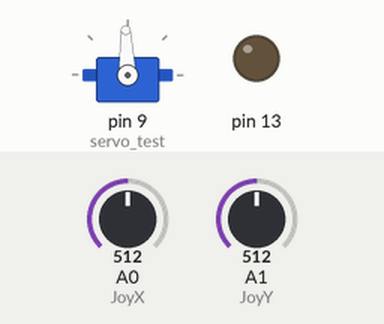
Bench run of a sketch on a simulated Arduino Uno, built with avr-gcc and run on an emulated ATmega328P. Shown: servo, output pins drawn as LEDs (lit = HIGH). The test bench sets the inputs (shaded band); at power-on: A0 (JoyX) = 512, A1 (JoyY) = 512. What the sketch prints to the serial monitor is not drawn.

Above: at 1.2 s.
1.3 s: A0 (JoyX) set to 989
At 2.2 s:
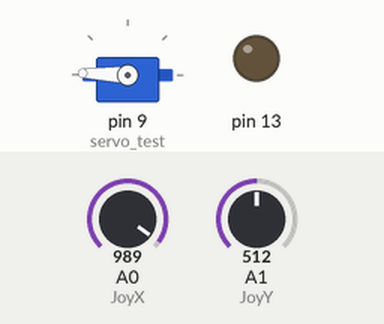
2.8 s: A0 (JoyX) set to 1018
At 3.4 s:
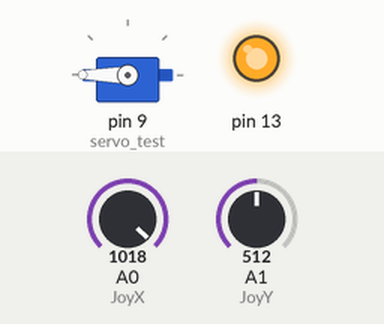
4.3 s: A0 (JoyX) set to 0
At 5.5 s:
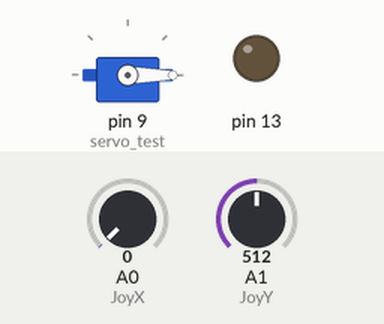
5.8 s: A0 (JoyX) set to 122
At 6.4 s:
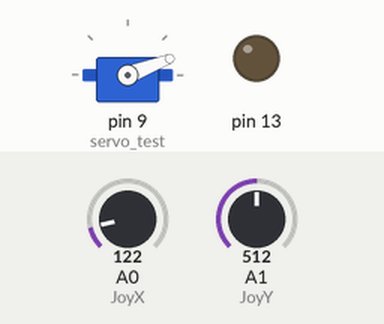
7.3 s: A1 (JoyY) set to 992
10.3 s: A1 (JoyY) set to 1013
Timing chart, 0 to 13.3 s (numbered marks = the images above; inputs shaded):
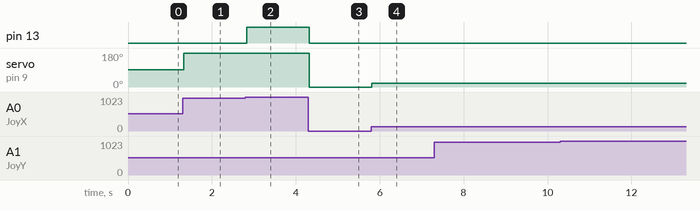

The sketch:

joystick.ino
```cpp
#include<Servo.h>
Servo servo_test;
int angle = 0;
#define JoyX A0
#define JoyY A1
float xValue;
float yValue;
float angle_val;

void setup() {
  Serial.begin(9600);
  float xValue;
  float yValue;
  pinMode(13,OUTPUT);
  servo_test.attach(9);

}

void loop(){
  xValue = analogRead(JoyX);
  yValue = analogRead(JoyY);

  Serial.print(xValue);
  Serial.print("\t");
  Serial.print(yValue);

  if (xValue >= 1000){
    digitalWrite(13,HIGH);
  }
  else {
    digitalWrite(13, LOW);
  }
  angle_val = xValue / 1000;
  servo_test.write(angle_val*180);
}
```

Measured:
- the behaviour switches between 999 and 1000 on A0 (JoyX) (found by bisection; images 1 and 2)
- after the input at 1.3 s, servo on pin 9 (servo_test): 92° → 178° at once
- after the input at 2.8 s, pin 13: LOW → HIGH at once; servo on pin 9 (servo_test): 178° → 180° at once
- after the input at 4.3 s, pin 13: HIGH → LOW at once; servo on pin 9 (servo_test): 180° → 0° at once
- after the input at 5.8 s, servo on pin 9 (servo_test): 0° → 21° at once
- after the input at 7.3 s, every drawn part: stays the same
- after the input at 10.3 s, every drawn part: stays the same
